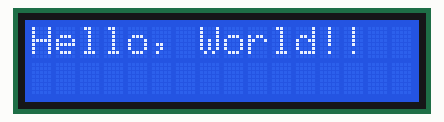
Recording of a sketch running on a simulated Arduino Uno, built with avr-gcc and run on an emulated ATmega328P. On the bench: 16×2 character LCD.

Above: at 0.1 s.
At 1.1 s:
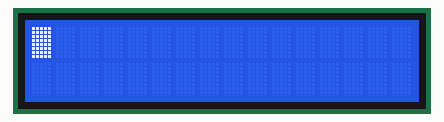
At 2.1 s:
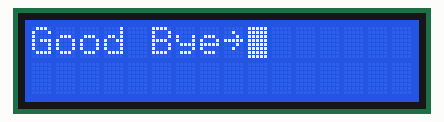
At 3.2 s:
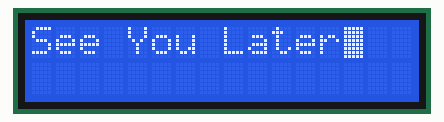

The sketch:

sketch_lcd.ino
```cpp
#include <Wire.h>  // Wire 헤더파일 호출
#include <LiquidCrystal_I2C.h>  // LiquidCrystal_I2C 헤더파일 호출

LiquidCrystal_I2C lcd(0x3f, 16, 2); // LCD의 address 주소 및 크기 입력


void setup() {

  lcd.init();  // LCD 초기화

  lcd.backlight();  // LCD 백라이트 함수

  lcd.print("Hello, World!!");  // 원하는 문구 입력
  delay(1000);

  //---------------------------------------------------------
  // 아래부터는 LCD Function Test
  //---------------------------------------------------------
  lcd.clear();

  lcd.blink();
  delay(1000);

  lcd.print("Good Bye~");
  delay(1000);

  lcd.clear();

  lcd.print("See You Later");
  delay(1000);

  lcd.blink();
  delay(2000);


}

void loop() {

}
```

Measured:
- what the display in image 1 shows lasts 1.0 s, from 1.1 s to 2.1 s
